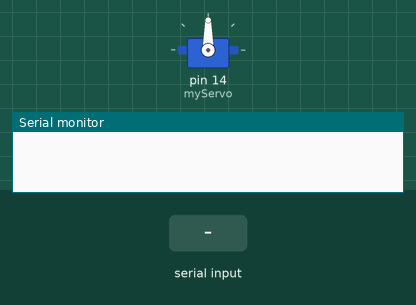
This sketch was run on a simulated Arduino Uno, built with avr-gcc and run on an emulated ATmega328P. On the bench: servo, the last lines printed to the serial monitor. The test bench sets the inputs (shaded band).

Above: at 4.7 s.
4.8 s: "down\n" received over Serial
At 7.95 s:
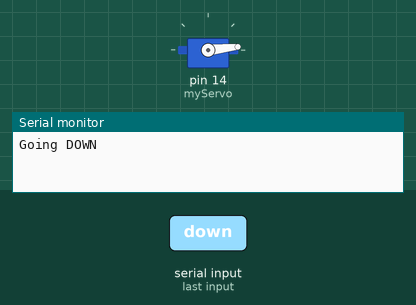
10.8 s: "middle\n" received over Serial
At 14.25 s:
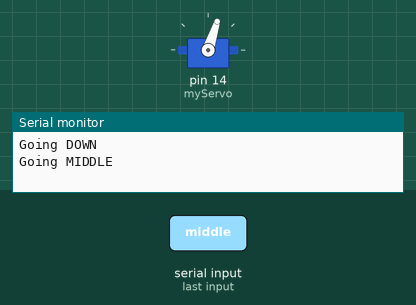
At 15.4 s:
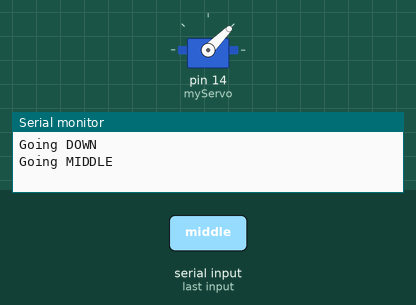
Timing chart, 0 to 16.9 s (numbered marks = the images above; inputs shaded):
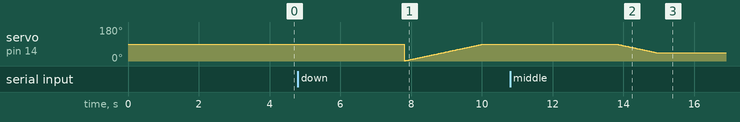

The sketch:

servo_control.ino
```cpp
#include <Servo.h>

Servo myServo;
int servoState;

void setup() {
  // put your setup code here, to run once:
  myServo.attach(14);

  Serial.begin(9600);
  delay(2000);

}

void loop() {
  // put your main code here, to run repeatedly:
  String servoCommand = Serial.readStringUntil('\n');

  if (servoCommand == "up") {
    Serial.println("Going UP");
    delay(3000);
    while (servoState > 0) {
      myServo.attach(14);
      myServo.write(servoState - 1);
      servoState -= 1;
      delay(25);
    }

    //Serial.print("Current Servo Angle: ");
    //Serial.println(servoState);
  }

  if (servoCommand == "down") {
    Serial.println("Going DOWN");
    delay(3000);
    while (servoState < 90) {
      myServo.write(servoState + 1);
      servoState += 1;
      delay(25);
    }


    //Serial.print("Current Servo Angle: ");
    //Serial.println(servoState);
  }

  if (servoCommand == "middle") {
    Serial.println("Going MIDDLE");
    delay(3000);
    if (servoState < 45) {
      while (servoState < 45) {
        myServo.write(servoState + 1);
        servoState += 1;
        delay(25);

      }
    }
    else {
      while (servoState > 45) {
        myServo.write(servoState - 1);
        servoState -= 1;
        delay(25);
      }
    }

    //Serial.print("Current Servo Angle: ");
    //Serial.println(servoState);
  }

if (servoCommand.length() > 0) {
  boolean isNumber = true;
  for (int i = 0; i < servoCommand.length(); i++) {
    if (!isdigit(servoCommand.charAt(i))) {
      isNumber = false;
      break;
    }
  }
  if (isNumber) {
    int angle = servoCommand.toInt();
    if (angle >= 0 && angle <= 180) {
      Serial.print("Going to angle: ");
      Serial.println(angle);
      delay(3000);
      while (servoState != angle) {
        if (servoState < angle) {
          myServo.write(servoState + 1);
          servoState += 1;
          delay(25);
        }
        else {
          myServo.write(servoState - 1);
          servoState -= 1;
          delay(25);
        }
      }
    }
    else {
      Serial.println("Invalid angle");
   }
  }
 }
}
```

Measured:
- after the input at 10.8 s, servo on pin 14 (myServo): moves from 90° to 45° over 1.1 s, starting after 3.0 s
